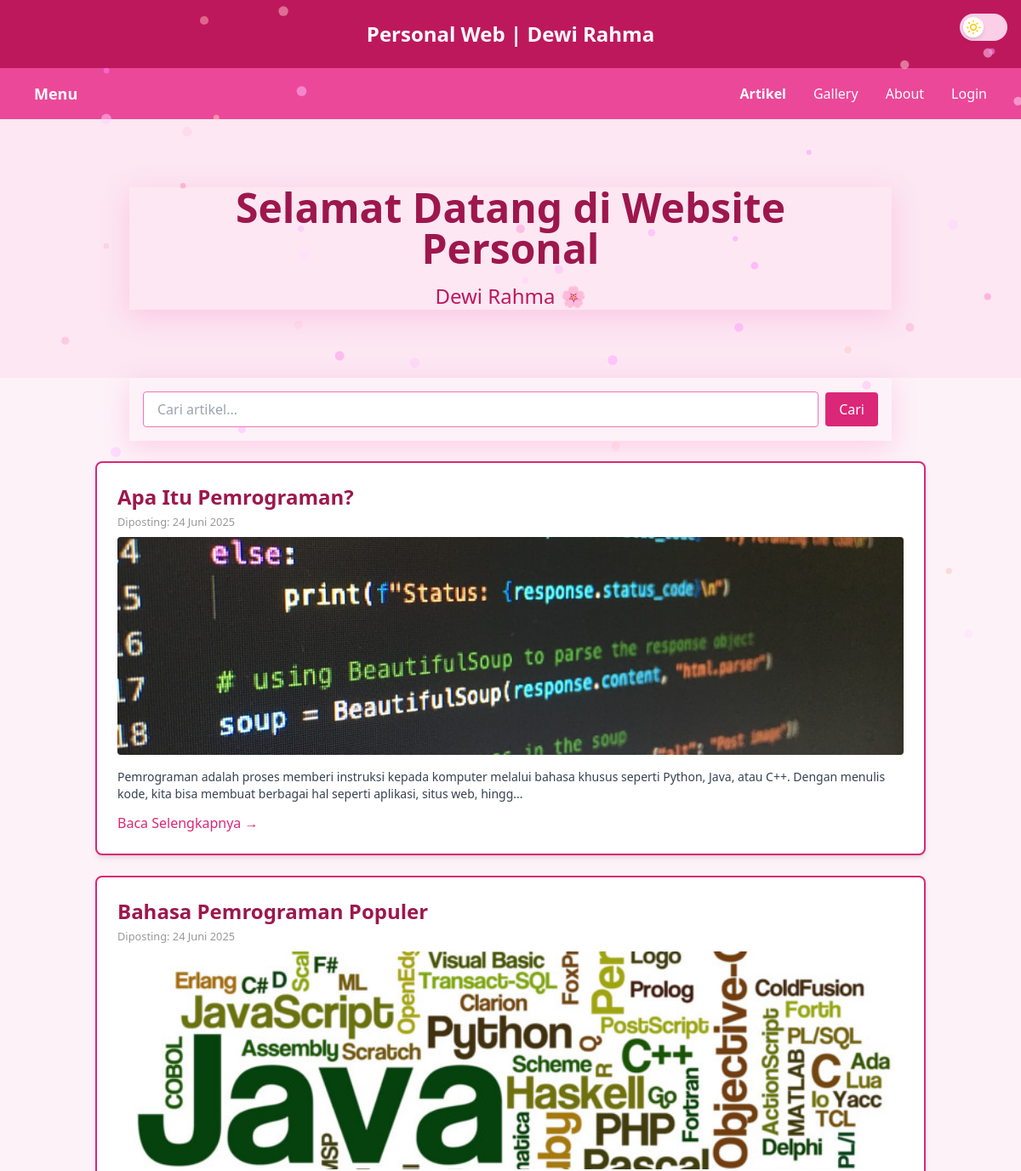
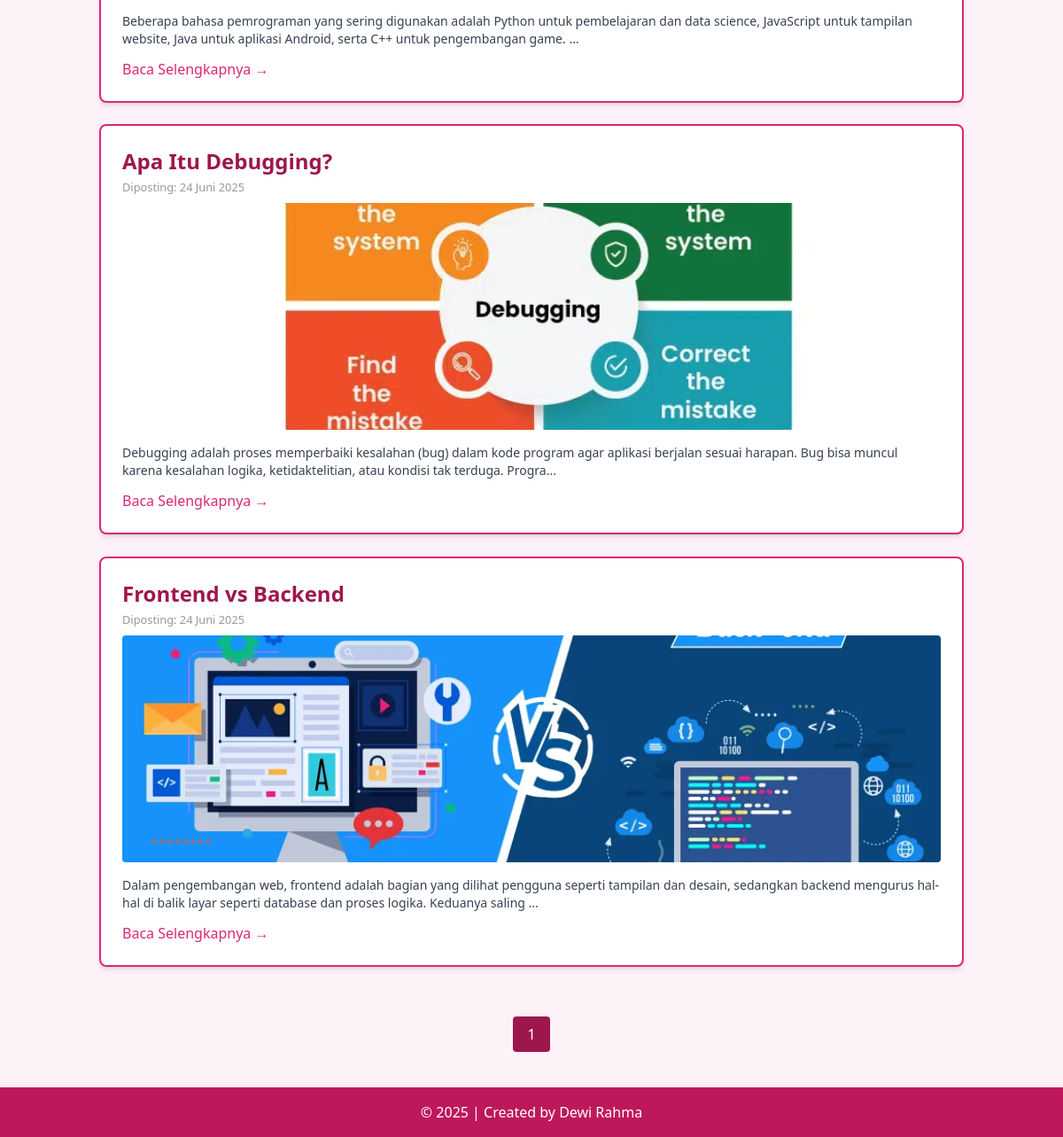
The page / on the database its author committed (2 pictures, top to bottom).
### tables this page shows
CREATE TABLE `tbl_artikel` (
  `id_artikel` int(5) NOT NULL,
  `nama_artikel` text NOT NULL,
  `isi_artikel` text NOT NULL,
  `gambar` varchar(255) NOT NULL,
  `created_at` date DEFAULT NULL
);

### index.php (the view, shortened to what this page needs)
<?php
include "koneksi.php";
$limit = 5;
$page = isset($_GET['page']) ? (int)$_GET['page'] : 1;
$offset = ($page - 1) * $limit;
$search = isset($_GET['search']) ? mysqli_real_escape_string($db, $_GET['search']) : '';
$whereClause = $search ? "WHERE nama_artikel LIKE '%$search%' OR isi_artikel LIKE '%$search%'" : "";
$totalSql = "SELECT COUNT(*) as total FROM tbl_artikel $whereClause";
$totalResult = mysqli_query($db, $totalSql);
$totalRow = mysqli_fetch_assoc($totalResult);
$totalArtikel = $totalRow['total'];
$totalPages = ceil($totalArtikel / $limit);
$sql = "SELECT * FROM tbl_artikel $whereClause ORDER BY id_artikel DESC LIMIT $limit OFFSET $offset";
$query = mysqli_query($db, $sql);
?>
<!DOCTYPE html>
<html lang="id">
<head>
  <script src="https://cdn.tailwindcss.com"></script>
</head>
<body class="relative bg-pink-50 dark:bg-gray-900 text-pink-900 dark:text-white transition-all duration-500">
  <div class="fixed top-4 right-4 z-50">
    <label class="flex items-center cursor-pointer relative w-14 h-8">
      <div class="w-full h-full bg-pink-200 dark:bg-gray-600 rounded-full peer-checked:bg-pink-600 transition-all duration-300"></div>
      <div class="dot absolute top-1 left-1 w-6 h-6 bg-white rounded-full shadow-md transition-transform duration-300 peer-checked:translate-x-6"></div>
    </label>
  </div>
  <header class="bg-pink-700 dark:bg-gray-800 text-white dark:text-pink-400 text-center p-6 text-2xl font-bold z-10">Personal Web | Dewi Rahma</header>
  <nav class="bg-pink-500 dark:bg-gray-800 text-white z-10 dark:text-pink-400">
    <div class="max-w-6xl mx-auto px-4 py-4 flex justify-between items-center">
      <div class="text-lg font-bold">Menu</div>
      <ul class="hidden md:flex gap-8 font-medium">
        <li><a href="index.php" class="hover:underline font-bold">Artikel</a></li>
        <li><a href="gallery.php" class="hover:underline">Gallery</a></li>
        <li><a href="about.php" class="hover:underline">About</a></li>
        <li><a href="admin/login.php" class="hover:underline">Login</a></li>
      </ul>
    </div>
  </nav>
  <section class="bg-pink-100 dark:bg-gray-900 py-20 text-center z-10">
    <div class="max-w-4xl mx-auto px-4 fade-up fade-delay-100">
      <h1 class="text-4xl md:text-5xl font-extrabold text-pink-800 dark:text-pink-300 mb-4">Selamat Datang di Website Personal</h1>
      <p class="text-xl md:text-2xl text-pink-700 dark:text-pink-200 font-medium">Dewi Rahma 🌸</p>
    </div>
  </section>
  <section class="max-w-4xl mx-auto p-4 fade-up fade-delay-200 z-10">
    <form method="get" class="flex items-center gap-2 relative">
      <input type="text" name="search" value="<?= htmlspecialchars($search) ?>" placeholder="Cari artikel..."
        class="w-full px-4 py-2 border border-pink-400 rounded dark:bg-gray-700 dark:text-white focus:outline-pink-500 focus:ring-2 focus:ring-pink-400 transition" />
      <button type="submit" class="bg-pink-600 text-white px-4 py-2 rounded hover:bg-pink-700 transition">Cari</button>
    </form>
  </section>
  <main class="p-6 grid gap-6 max-w-5xl mx-auto z-10">
    <?php if (mysqli_num_rows($query) > 0): ?>
      <?php $delay = 100; while ($row = mysqli_fetch_assoc($query)): ?>
        <article class="article-card fade-up fade-delay-<?= $delay ?> bg-white dark:bg-gray-800 p-6 rounded-lg shadow-md border-2 border-pink-600 dark:border-pink-400">
          <h2 class="text-2xl font-bold text-pink-800 dark:text-pink-300 mb-1"><?= htmlspecialchars($row['nama_artikel']) ?></h2>
          <div class="tanggal-post">Diposting: 24 Juni 2025</div>
          <?php if (!empty($row['gambar'])): ?>
            <img src="images/<?= htmlspecialchars($row['gambar']) ?>" alt="<?= htmlspecialchars($row['nama_artikel']) ?>" class="w-full h-64 object-cover rounded mb-4">
          <?php endif; ?>
          <p class="text-sm text-gray-700 dark:text-gray-300">
            <span class="preview"><?= nl2br(htmlspecialchars(substr($row['isi_artikel'], 0, 200))) ?>...</span>
          </p>
          <div class="mt-3">
            <button onclick="toggleArticle(this)" class="text-pink-600 dark:text-pink-300 hover:underline">Baca Selengkapnya →</button>
          </div>
        </article>
      <?php $delay += 100; endwhile; ?>
    <?php else: ?>
      <p class="text-center text-gray-500 dark:text-gray-400">Tidak ada artikel ditemukan.</p>
    <?php endif; ?>
  </main>
  <div class="flex justify-center space-x-2 my-8 z-10">
    <?php for ($i = 1; $i <= $totalPages; $i++): ?>
      <a href="?page=<?= $i ?>&search=<?= urlencode($search) ?>" class="px-4 py-2 <?= $i == $page ? 'bg-pink-800 text-white' : 'bg-pink-200 text-pink-900 dark:bg-gray-600 dark:text-white' ?> rounded hover:bg-pink-600 hover:text-white transition"> <?= $i ?> </a>
    <?php endfor; ?>
  </div>
  <footer class="bg-pink-700 dark:bg-gray-800 text-white dark:text-pink-400 text-center py-4 mt-10 z-10">&copy; <?= date('Y') ?> | Created by Dewi Rahma</footer>
</body>
</html>

### index.php (style rules this page uses)
.fade-up { opacity: 0; transform: translateY(60px) scale(0.95); animation: fadeUp 0.8s cubic-bezier(0.25, 1, 0.5, 1) forwards; box-shadow: 0 8px 30px rgba(255, 105, 180, 0.25); }
.fade-delay-100 { animation-delay: 0.1s; }
.fade-delay-200 { animation-delay: 0.2s; }
.fade-delay-300 { animation-delay: 0.3s; }
.fade-delay-400 { animation-delay: 0.4s; }
.article-card { transition: transform 0.4s ease, box-shadow 0.4s ease; will-change: transform, opacity; }
.tanggal-post { font-size: 0.8rem; color: #999; margin-bottom: 0.5rem; }

### rows shown on the page
tbl_artikel: nama_artikel "Apa Itu Pemrograman?", gambar (picture), isi_artikel "Pemrograman adalah proses memberi instruksi kepada komputer melalui bahasa khusus seperti Python, Java, atau C++. Dengan menulis kode, kita bisa membuat berbagai hal seperti aplikasi, situs web, hingg"
tbl_artikel: nama_artikel "Bahasa Pemrograman Populer", gambar (picture), isi_artikel "Beberapa bahasa pemrograman yang sering digunakan adalah Python untuk pembelajaran dan data science, JavaScript untuk tampilan website, Java untuk aplikasi Android, serta C++ untuk pengembangan game."
tbl_artikel: nama_artikel "Apa Itu Debugging?", gambar (picture), isi_artikel "Debugging adalah proses memperbaiki kesalahan (bug) dalam kode program agar aplikasi berjalan sesuai harapan. Bug bisa muncul karena kesalahan logika, ketidaktelitian, atau kondisi tak terduga. Progra"
tbl_artikel: nama_artikel "Frontend vs Backend", gambar (picture), isi_artikel "Dalam pengembangan web, frontend adalah bagian yang dilihat pengguna seperti tampilan dan desain, sedangkan backend mengurus hal-hal di balik layar seperti database dan proses logika. Keduanya saling"
